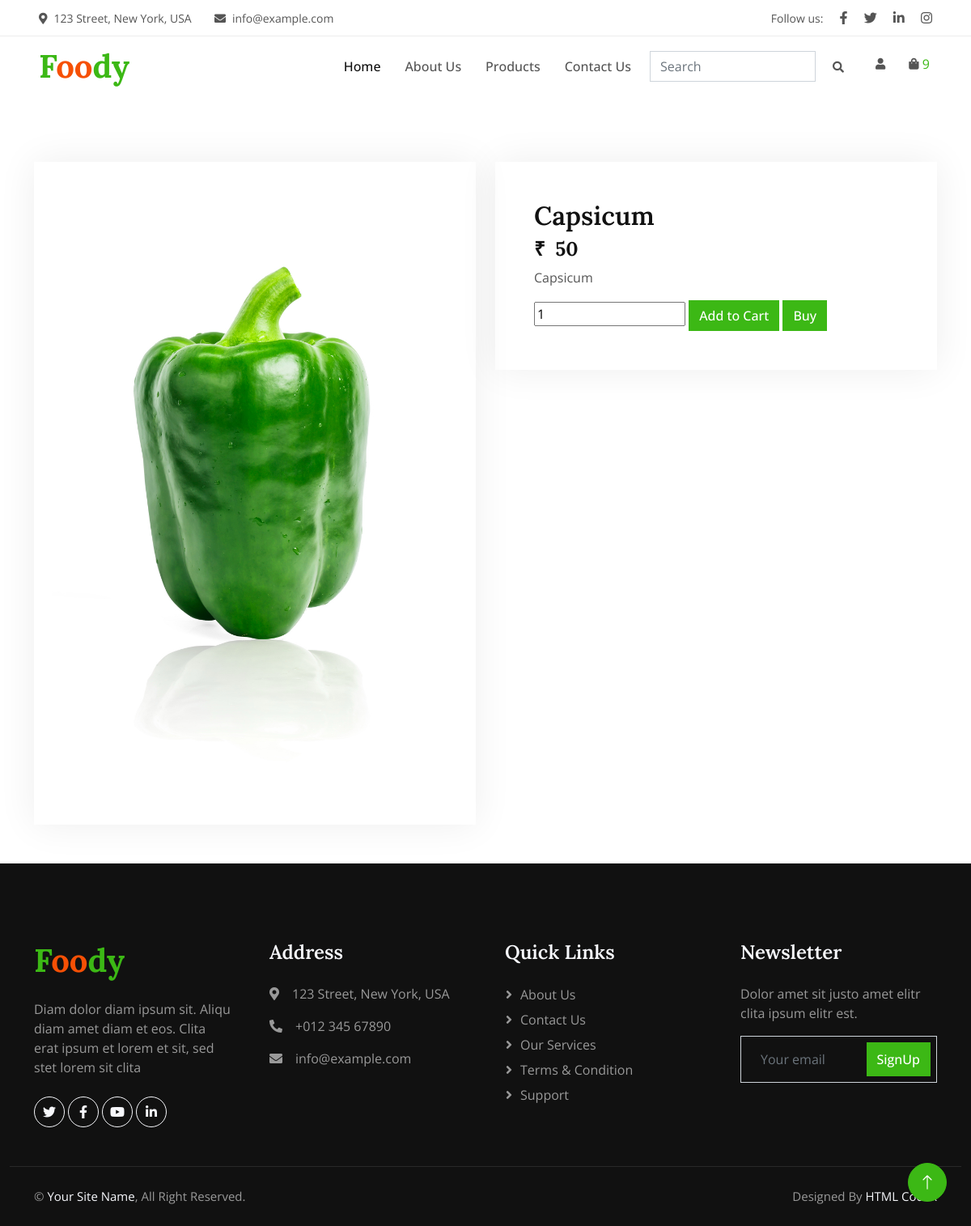
Page /home/product_detail/2/ (signed in) on the committed database.
### products/models.py (models this page shows, shortened)
class Product(models.Model):
    category = models.ForeignKey(Category, on_delete=models.CASCADE)
    product_name = models.CharField(max_length=100)
    image = models.ImageField(upload_to='static/products')
    price = models.CharField(max_length=20)
    description = models.TextField()
    stock = models.IntegerField(default=100)
    quantity_type = models.ForeignKey(QuantityVariant, blank=True, null=True, on_delete=models.PROTECT)
    color_type = models.ForeignKey(ColorVariant, blank=True, null=True, on_delete=models.PROTECT)
    size_type = models.ForeignKey(SizeVariant, blank=True, null=True, on_delete=models.PROTECT)

### home/views.py (the view)
# urls.py: path('product_detail/<int:product_id>/', product,name='product_detail'),
def product(request, product_id):
    product = Product.objects.get(pk=product_id)
    user = request.user
    cart_items_count = CartItems.objects.filter(user=user).count()
    return render(request,'product/product.html',{'product':product,'count':cart_items_count})

### ecomproject/context_processors.py (called while the page is built)
def custom_context(request):
    user = request.user
    if request.user.is_authenticated:
        user_email = request.user.email
    else:
        user_email = None
    return {
        'user_name': user.username,'user_email': user_email
    }

### templates/product/product.html (shortened to what this page needs)
<!DOCTYPE html>
<html lang="en">
    {% load static %}
<head>
    <link href="https://cdnjs.cloudflare.com/ajax/libs/font-awesome/5.10.0/css/all.min.css" rel="stylesheet">
    <link href="https://cdn.jsdelivr.net/npm/bootstrap-icons@1.4.1/font/bootstrap-icons.css" rel="stylesheet">
    <link rel="stylesheet" type="text/css" href="{% static 'lib/animate/animate.min.css' %}">
    <link rel="stylesheet" type="text/css" href="{% static 'lib/owlcarousel/assets/owl.carousel.min.css' %}">
    <link rel="stylesheet" type="text/css" href="{% static 'css/bootstrap.min.css' %}">
    <link rel="stylesheet" type="text/css" href="{% static 'css/style.css' %}">
    <link rel="stylesheet" type="text/css" href="{% static 'css/my.css' %}">
</head>
<body>
    {% include 'navbar.html' %}
    <div class="container" style=" margin-top: 200px;">
        <div class="row">
          <div class="col-md-6">
            <div class="product-item">
                <div class="product-image">
                  <img class=" w-100 h-100" src="{{ product.image.url }}" alt="{{ product.name }}">
                </div>
            </div>
          </div>
          <div class="col-md-6">
            <div class="product-item p-5">
                <div class="product-details">
                    <h2 class="product-title">{{ product.product_name }}</h2>
                    <h4 class="product-price"><b>&#8377;&nbsp;&nbsp;{{ product.price }}</b></h4>
                    <p class="product-description">{{ product.description }}</p>
                    <form id="add-to-cart-form" method="POST">
                      <input type="number" name="quantity" value="1" min="1">
                      <button type="submit" class="btn btn-primary">Add to Cart</button>
                      <a href="#" class="btn btn-primary">Buy</a>
                    </form>
                </div>
            </div>
          </div>
        </div>
    </div>
    {% include 'footer.html' %}
    <a href="#" class="btn btn-lg btn-primary btn-lg-square rounded-circle back-to-top"><i class="bi bi-arrow-up"></i></a>
</body>
</html>

### static/css/style.css (style rules this page uses)
:root { --primary: #3CB815; --secondary: #F65005; --light: #F7F8FC; --dark: #111111; }
.back-to-top { position: fixed; display: none; right: 30px; bottom: 30px; z-index: 99; }
.btn { font-weight: 500; transition: .5s; }
.btn.btn-primary, .btn.btn-secondary, .btn.btn-outline-primary:hover, .btn.btn-outline-secondary:hover { color: #FFFFFF; }
.btn-lg-square { width: 48px; height: 48px; }
.btn-square, .btn-sm-square, .btn-lg-square { padding: 0; display: flex; align-items: center; justify-content: center; font-weight: normal; }
.product-item { box-shadow: 0 0 45px rgba(0, 0, 0, .07); }
.product-item img { transition: .5s; }

### rows in the picture
Product: image (picture), product_name "Capsicum", price "50", description "Capsicum"

### other values in the picture
{{ count }} "9"
